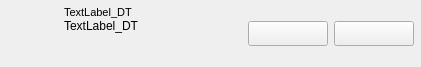
<ui version="4.0" >
 <class>ChannelListItemClass</class>
 <widget class="QFrame" name="ChannelListItemClass" >
  <property name="geometry" >
   <rect>
    <x>0</x>
    <y>0</y>
    <width>421</width>
    <height>67</height>
   </rect>
  </property>
  <property name="sizePolicy" >
   <sizepolicy vsizetype="Fixed" hsizetype="Preferred" >
    <horstretch>0</horstretch>
    <verstretch>0</verstretch>
   </sizepolicy>
  </property>
  <property name="maximumSize" >
   <size>
    <width>16777215</width>
    <height>67</height>
   </size>
  </property>
  <property name="frameShape" >
   <enum>QFrame::NoFrame</enum>
  </property>
  <property name="frameShadow" >
   <enum>QFrame::Plain</enum>
  </property>
  <property name="lineWidth" >
   <number>0</number>
  </property>
  <layout class="QHBoxLayout" name="horizontalLayout" >
   <property name="spacing" >
    <number>6</number>
   </property>
   <property name="leftMargin" >
    <number>7</number>
   </property>
   <property name="topMargin" >
    <number>6</number>
   </property>
   <property name="rightMargin" >
    <number>7</number>
   </property>
   <property name="bottomMargin" >
    <number>5</number>
   </property>
   <item>
    <widget class="QLabel" name="imageLabel" >
     <property name="sizePolicy" >
      <sizepolicy vsizetype="Fixed" hsizetype="Fixed" >
       <horstretch>0</horstretch>
       <verstretch>0</verstretch>
      </sizepolicy>
     </property>
     <property name="minimumSize" >
      <size>
       <width>51</width>
       <height>51</height>
      </size>
     </property>
     <property name="maximumSize" >
      <size>
       <width>51</width>
       <height>51</height>
      </size>
     </property>
     <property name="scaledContents" >
      <bool>true</bool>
     </property>
    </widget>
   </item>
   <item>
    <layout class="QVBoxLayout" name="verticalLayout" >
     <property name="spacing" >
      <number>1</number>
     </property>
     <item>
      <widget class="QLabel" name="titleLabel" >
       <property name="maximumSize" >
        <size>
         <width>16777215</width>
         <height>12</height>
        </size>
       </property>
       <property name="font" >
        <font>
         <family>MS Shell Dlg 2</family>
         <pointsize>8</pointsize>
         <weight>50</weight>
         <italic>false</italic>
         <bold>false</bold>
         <underline>false</underline>
         <strikeout>false</strikeout>
        </font>
       </property>
       <property name="text" >
        <string>TextLabel_DT</string>
       </property>
      </widget>
     </item>
     <item>
      <widget class="QLabel" name="descriptionLabel" >
       <property name="maximumSize" >
        <size>
         <width>16777215</width>
         <height>44</height>
        </size>
       </property>
       <property name="text" >
        <string>TextLabel_DT</string>
       </property>
       <property name="alignment" >
        <set>Qt::AlignLeading|Qt::AlignLeft|Qt::AlignTop</set>
       </property>
       <property name="wordWrap" >
        <bool>true</bool>
       </property>
      </widget>
     </item>
    </layout>
   </item>
   <item>
    <widget class="QPushButton" name="addChannelButton" >
     <property name="sizePolicy" >
      <sizepolicy vsizetype="Fixed" hsizetype="Fixed" >
       <horstretch>0</horstretch>
       <verstretch>0</verstretch>
      </sizepolicy>
     </property>
     <property name="minimumSize" >
      <size>
       <width>80</width>
       <height>25</height>
      </size>
     </property>
     <property name="accessibleName" >
      <string>bigRectButton</string>
     </property>
    </widget>
   </item>
   <item>
    <widget class="QPushButton" name="removeChannelButton" >
     <property name="sizePolicy" >
      <sizepolicy vsizetype="Fixed" hsizetype="Fixed" >
       <horstretch>0</horstretch>
       <verstretch>0</verstretch>
      </sizepolicy>
     </property>
     <property name="minimumSize" >
      <size>
       <width>80</width>
       <height>25</height>
      </size>
     </property>
     <property name="accessibleName" >
      <string>bigRectButton</string>
     </property>
    </widget>
   </item>
  </layout>
 </widget>
 <layoutdefault spacing="6" margin="11" />
 <resources/>
 <connections/>
</ui>
